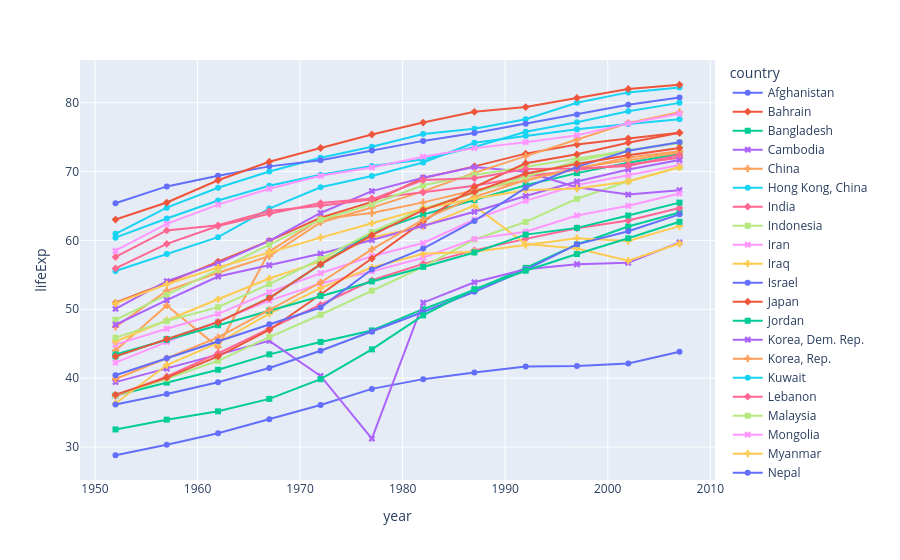

Notebook source saved alongside this figure:
### Markdown cell above
That dictionary is the whole interface. The plugin does not draw anything and
does not touch the browser — it returns data, and the frontend renders it.

Which means the contract is checkable without a server. Round-trip the payload
back into a figure: if it draws, a real dashboard would draw the same thing.

### Code cell
go.Figure(payload)

### Figure 1 — Plotly figure (JSON) as saved in the notebook; plotly's stock layout.template omitted (floating-point values rounded to 4 significant figures)
{"data": [{"hovertemplate": "country=Afghanistan<br>year=%{x}<br>lifeExp=%{y}<extra></extra>", "legendgroup": "Afghanistan", "line": {"color": "#636efa", "dash": "solid"}, "marker": {"symbol": "circle"}, "mode": "lines+markers", "name": "Afghanistan", "orientation": "v", "showlegend": true, "type": "scatter", "x": [1952, 1957, 1962, 1967, 1972, 1977, 1982, 1987, 1992, 1997, 2002, 2007], "xaxis": "x", "y": [28.8, 30.33, 32.0, 34.02, 36.09, 38.44, 39.85, 40.82, 41.67, 41.76, 42.13, 43.83], "yaxis": "y"}, {"hovertemplate": "country=Bahrain<br>year=%{x}<br>lifeExp=%{y}<extra></extra>", "legendgroup": "Bahrain", "line": {"color": "#EF553B", "dash": "solid"}, "marker": {"symbol": "diamond"}, "mode": "lines+markers", "name": "Bahrain", "orientation": "v", "showlegend": true, "type": "scatter", "x": [1952, 1957, 1962, 1967, 1972, 1977, 1982, 1987, 1992, 1997, 2002, 2007], "xaxis": "x", "y": [50.94, 53.83, 56.92, 59.92, 63.3, 65.59, 69.05, 70.75, 72.6, 73.92, 74.8, 75.64], "yaxis": "y"}, {"hovertemplate": "country=Bangladesh<br>year=%{x}<br>lifeExp=%{y}<extra></extra>", "legendgroup": "Bangladesh", "line": {"color": "#00cc96", "dash": "solid"}, "marker": {"symbol": "square"}, "mode": "lines+markers", "name": "Bangladesh", "orientation": "v", "showlegend": true, "type": "scatter", "x": [1952, 1957, 1962, 1967, 1972, 1977, 1982, 1987, 1992, 1997, 2002, 2007], "xaxis": "x", "y": [37.48, 39.35, 41.22, 43.45, 45.25, 46.92, 50.01, 52.82, 56.02, 59.41, 62.01, 64.06], "yaxis": "y"}, {"hovertemplate": "country=Cambodia<br>year=%{x}<br>lifeExp=%{y}<extra></extra>", "legendgroup": "Cambodia", "line": {"color": "#ab63fa", "dash": "solid"}, "marker": {"symbol": "x"}, "mode": "lines+markers", "name": "Cambodia", "orientation": "v", "showlegend": true, "type": "scatter", "x": [1952, 1957, 1962, 1967, 1972, 1977, 1982, 1987, 1992, 1997, 2002, 2007], "xaxis": "x", "y": [39.42, 41.37, 43.41, 45.41, 40.32, 31.22, 50.96, 53.91, 55.8, 56.53, 56.75, 59.72], "yaxis": "y"}, {"hovertemplate": "country=China<br>year=%{x}<br>lifeExp=%{y}<extra></extra>", "legendgroup": "China", "line": {"color": "#FFA15A", "dash": "solid"}, "marker": {"symbol": "cross"}, "mode": "lines+markers", "name": "China", "orientation": "v", "showlegend": true, "type": "scatter", "x": [1952, 1957, 1962, 1967, 1972, 1977, 1982, 1987, 1992, 1997, 2002, 2007], "xaxis": "x", "y": [44.0, 50.55, 44.5, 58.38, 63.12, 63.97, 65.53, 67.27, 68.69, 70.43, 72.03, 72.96], "yaxis": "y"}, {"hovertemplate": "country=Hong Kong, China<br>year=%{x}<br>lifeExp=%{y}<extra></extra>", "legendgroup": "Hong Kong, China", "line": {"color": "#19d3f3", "dash": "solid"}, "marker": {"symbol": "circle"}, "mode": "lines+markers", "name": "Hong Kong, China", "orientation": "v", "showlegend": true, "type": "scatter", "x": [1952, 1957, 1962, 1967, 1972, 1977, 1982, 1987, 1992, 1997, 2002, 2007], "xaxis": "x", "y": [60.96, 64.75, 67.65, 70.0, 72.0, 73.6, 75.45, 76.2, 77.6, 80.0, 81.5, 82.21], "yaxis": "y"}, {"hovertemplate": "country=India<br>year=%{x}<br>lifeExp=%{y}<extra></extra>", "legendgroup": "India", "line": {"color": "#FF6692", "dash": "solid"}, "marker": {"symbol": "diamond"}, "mode": "lines+markers", "name": "India", "orientation": "v", "showlegend": true, "type": "scatter", "x": [1952, 1957, 1962, 1967, 1972, 1977, 1982, 1987, 1992, 1997, 2002, 2007], "xaxis": "x", "y": [37.37, 40.25, 43.6, 47.19, 50.65, 54.21, 56.6, 58.55, 60.22, 61.77, 62.88, 64.7], "yaxis": "y"}, {"hovertemplate": "country=Indonesia<br>year=%{x}<br>lifeExp=%{y}<extra></extra>", "legendgroup": "Indonesia", "line": {"color": "#B6E880", "dash": "solid"}, "marker": {"symbol": "square"}, "mode": "lines+markers", "name": "Indonesia", "orientation": "v", "showlegend": true, "type": "scatter", "x": [1952, 1957, 1962, 1967, 1972, 1977, 1982, 1987, 1992, 1997, 2002, 2007], "xaxis": "x", "y": [37.47, 39.92, 42.52, 45.96, 49.2, 52.7, 56.16, 60.14, 62.68, 66.04, 68.59, 70.65], "yaxis": "y"}, {"hovertemplate": "country=Iran<br>year=%{x}<br>lifeExp=%{y}<extra></extra>", "legendgroup": "Iran", "line": {"color": "#FF97FF", "dash": "solid"}, "marker": {"symbol": "x"}, "mode": "lines+markers", "name": "Iran", "orientation": "v", "showlegend": true, "type": "scatter", "x": [1952, 1957, 1962, 1967, 1972, 1977, 1982, 1987, 1992, 1997, 2002, 2007], "xaxis": "x", "y": [44.87, 47.18, 49.33, 52.47, 55.23, 57.7, 59.62, 63.04, 65.74, 68.04, 69.45, 70.96], "yaxis": "y"}, {"hovertemplate": "country=Iraq<br>year=%{x}<br>lifeExp=%{y}<extra></extra>", "legendgroup": "Iraq", "line": {"color": "#FECB52", "dash": "solid"}, "marker": {"symbol": "cross"}, "mode": "lines+markers", "name": "Iraq", "orientation": "v", "showlegend": true, "type": "scatter", "x": [1952, 1957, 1962, 1967, 1972, 1977, 1982, 1987, 1992, 1997, 2002, 2007], "xaxis": "x", "y": [45.32, 48.44, 51.46, 54.46, 56.95, 60.41, 62.04, 65.04, 59.46, 58.81, 57.05, 59.55], "yaxis": "y"}, {"hovertemplate": "country=Israel<br>year=%{x}<br>lifeExp=%{y}<extra></extra>", "legendgroup": "Israel", "line": {"color": "#636efa", "dash": "solid"}, "marker": {"symbol": "circle"}, "mode": "lines+markers", "name": "Israel", "orientation": "v", "showlegend": true, "type": "scatter", "x": [1952, 1957, 1962, 1967, 1972, 1977, 1982, 1987, 1992, 1997, 2002, 2007], "xaxis": "x", "y": [65.39, 67.84, 69.39, 70.75, 71.63, 73.06, 74.45, 75.6, 76.93, 78.27, 79.7, 80.75], "yaxis": "y"}, {"hovertemplate": "country=Japan<br>year=%{x}<br>lifeExp=%{y}<extra></extra>", "legendgroup": "Japan", "line": {"color": "#EF553B", "dash": "solid"}, "marker": {"symbol": "diamond"}, "mode": "lines+markers", "name": "Japan", "orientation": "v", "showlegend": true, "type": "scatter", "x": [1952, 1957, 1962, 1967, 1972, 1977, 1982, 1987, 1992, 1997, 2002, 2007], "xaxis": "x", "y": [63.03, 65.5, 68.73, 71.43, 73.42, 75.38, 77.11, 78.67, 79.36, 80.69, 82.0, 82.6], "yaxis": "y"}, {"hovertemplate": "country=Jordan<br>year=%{x}<br>lifeExp=%{y}<extra></extra>", "legendgroup": "Jordan", "line": {"color": "#00cc96", "dash": "solid"}, "marker": {"symbol": "square"}, "mode": "lines+markers", "name": "Jordan", "orientation": "v", "showlegend": true, "type": "scatter", "x": [1952, 1957, 1962, 1967, 1972, 1977, 1982, 1987, 1992, 1997, 2002, 2007], "xaxis": "x", "y": [43.16, 45.67, 48.13, 51.63, 56.53, 61.13, 63.74, 65.87, 68.02, 69.77, 71.26, 72.53], "yaxis": "y"}, {"hovertemplate": "country=Korea, Dem. Rep.<br>year=%{x}<br>lifeExp=%{y}<extra></extra>", "legendgroup": "Korea, Dem. Rep.", "line": {"color": "#ab63fa", "dash": "solid"}, "marker": {"symbol": "x"}, "mode": "lines+markers", "name": "Korea, Dem. Rep.", "orientation": "v", "showlegend": true, "type": "scatter", "x": [1952, 1957, 1962, 1967, 1972, 1977, 1982, 1987, 1992, 1997, 2002, 2007], "xaxis": "x", "y": [50.06, 54.08, 56.66, 59.94, 63.98, 67.16, 69.1, 70.65, 69.98, 67.73, 66.66, 67.3], "yaxis": "y"}, {"hovertemplate": "country=Korea, Rep.<br>year=%{x}<br>lifeExp=%{y}<extra></extra>", "legendgroup": "Korea, Rep.", "line": {"color": "#FFA15A", "dash": "solid"}, "marker": {"symbol": "cross"}, "mode": "lines+markers", "name": "Korea, Rep.", "orientation": "v", "showlegend": true, "type": "scatter", "x": [1952, 1957, 1962, 1967, 1972, 1977, 1982, 1987, 1992, 1997, 2002, 2007], "xaxis": "x", "y": [47.45, 52.68, 55.29, 57.72, 62.61, 64.77, 67.12, 69.81, 72.24, 74.65, 77.05, 78.62], "yaxis": "y"}, {"hovertemplate": "country=Kuwait<br>year=%{x}<br>lifeExp=%{y}<extra></extra>", "legendgroup": "Kuwait", "line": {"color": "#19d3f3", "dash": "solid"}, "marker": {"symbol": "circle"}, "mode": "lines+markers", "name": "Kuwait", "orientation": "v", "showlegend": true, "type": "scatter", "x": [1952, 1957, 1962, 1967, 1972, 1977, 1982, 1987, 1992, 1997, 2002, 2007], "xaxis": "x", "y": [55.56, 58.03, 60.47, 64.62, 67.71, 69.34, 71.31, 74.17, 75.19, 76.16, 76.9, 77.59], "yaxis": "y"}, {"hovertemplate": "country=Lebanon<br>year=%{x}<br>lifeExp=%{y}<extra></extra>", "legendgroup": "Lebanon", "line": {"color": "#FF6692", "dash": "solid"}, "marker": {"symbol": "diamond"}, "mode": "lines+markers", "name": "Lebanon", "orientation": "v", "showlegend": true, "type": "scatter", "x": [1952, 1957, 1962, 1967, 1972, 1977, 1982, 1987, 1992, 1997, 2002, 2007], "xaxis": "x", "y": [55.93, 59.49, 62.09, 63.87, 65.42, 66.1, 66.98, 67.93, 69.29, 70.27, 71.03, 71.99], "yaxis": "y"}, {"hovertemplate": "country=Malaysia<br>year=%{x}<br>lifeExp=%{y}<extra></extra>", "legendgroup": "Malaysia", "line": {"color": "#B6E880", "dash": "solid"}, "marker": {"symbol": "square"}, "mode": "lines+markers", "name": "Malaysia", "orientation": "v", "showlegend": true, "type": "scatter", "x": [1952, 1957, 1962, 1967, 1972, 1977, 1982, 1987, 1992, 1997, 2002, 2007], "xaxis": "x", "y": [48.46, 52.1, 55.74, 59.37, 63.01, 65.26, 68.0, 69.5, 70.69, 71.94, 73.04, 74.24], "yaxis": "y"}, {"hovertemplate": "country=Mongolia<br>year=%{x}<br>lifeExp=%{y}<extra></extra>", "legendgroup": "Mongolia", "line": {"color": "#FF97FF", "dash": "solid"}, "marker": {"symbol": "x"}, "mode": "lines+markers", "name": "Mongolia", "orientation": "v", "showlegend": true, "type": "scatter", "x": [1952, 1957, 1962, 1967, 1972, 1977, 1982, 1987, 1992, 1997, 2002, 2007], "xaxis": "x", "y": [42.24, 45.25, 48.25, 51.25, 53.75, 55.49, 57.49, 60.22, 61.27, 63.62, 65.03, 66.8], "yaxis": "y"}, {"hovertemplate": "country=Myanmar<br>year=%{x}<br>lifeExp=%{y}<extra></extra>", "legendgroup": "Myanmar", "line": {"color": "#FECB52", "dash": "solid"}, "marker": {"symbol": "cross"}, "mode": "lines+markers", "name": "Myanmar", "orientation": "v", "showlegend": true, "type": "scatter", "x": [1952, 1957, 1962, 1967, 1972, 1977, 1982, 1987, 1992, 1997, 2002, 2007], "xaxis": "x", "y": [36.32, 41.91, 45.11, 49.38, 53.07, 56.06, 58.06, 58.34, 59.32, 60.33, 59.91, 62.07], "yaxis": "y"}, {"hovertemplate": "country=Nepal<br>year=%{x}<br>lifeExp=%{y}<extra></extra>", "legendgroup": "Nepal", "line": {"color": "#636efa", "dash": "solid"}, "marker": {"symbol": "circle"}, "mode": "lines+markers", "name": "Nepal", "orientation": "v", "showlegend": true, "type": "scatter", "x": [1952, 1957, 1962, 1967, 1972, 1977, 1982, 1987, 1992, 1997, 2002, 2007], "xaxis": "x", "y": [36.16, 37.69, 39.39, 41.47, 43.97, 46.75, 49.59, 52.54, 55.73, 59.43, 61.34, 63.78], "yaxis": "y"}, {"hovertemplate": "country=Oman<br>year=%{x}<br>lifeExp=%{y}<extra></extra>", "legendgroup": "Oman", "line": {"color": "#EF553B", "dash": "solid"}, "marker": {"symbol": "diamond"}, "mode": "lines+markers", "name": "Oman", "orientation": "v", "showlegend": true, "type": "scatter", "x": [1952, 1957, 1962, 1967, 1972, 1977, 1982, 1987, 1992, 1997, 2002, 2007], "xaxis": "x", "y": [37.58, 40.08, 43.16, 46.99, 52.14, 57.37, 62.73, 67.73, 71.2, 72.5, 74.19, 75.64], "yaxis": "y"}, {"hovertemplate": "country=Pakistan<br>year=%{x}<br>lifeExp=%{y}<extra></extra>", "legendgroup": "Pakistan", "line": {"color": "#00cc96", "dash": "solid"}, "marker": {"symbol": "square"}, "mode": "lines+markers", "name": "Pakistan", "orientation": "v", "showlegend": true, "type": "scatter", "x": [1952, 1957, 1962, 1967, 1972, 1977, 1982, 1987, 1992, 1997, 2002, 2007], "xaxis": "x", "y": [43.44, 45.56, 47.67, 49.8, 51.93, 54.04, 56.16, 58.24, 60.84, 61.82, 63.61, 65.48], "yaxis": "y"}, {"hovertemplate": "country=Philippines<br>year=%{x}<br>lifeExp=%{y}<extra></extra>", "legendgroup": "Philippines", "line": {"color": "#ab63fa", "dash": "solid"}, "marker": {"symbol": "x"}, "mode": "lines+markers", "name": "Philippines", "orientation": "v", "showlegend": true, "type": "scatter", "x": [1952, 1957, 1962, 1967, 1972, 1977, 1982, 1987, 1992, 1997, 2002, 2007], "xaxis": "x", "y": [47.75, 51.33, 54.76, 56.39, 58.06, 60.06, 62.08, 64.15, 66.46, 68.56, 70.3, 71.69], "yaxis": "y"}, {"hovertemplate": "country=Saudi Arabia<br>year=%{x}<br>lifeExp=%{y}<extra></extra>", "legendgroup": "Saudi Arabia", "line": {"color": "#FFA15A", "dash": "solid"}, "marker": {"symbol": "cross"}, "mode": "lines+markers", "name": "Saudi Arabia", "orientation": "v", "showlegend": true, "type": "scatter", "x": [1952, 1957, 1962, 1967, 1972, 1977, 1982, 1987, 1992, 1997, 2002, 2007], "xaxis": "x", "y": [39.88, 42.87, 45.91, 49.9, 53.89, 58.69, 63.01, 66.3, 68.77, 70.53, 71.63, 72.78], "yaxis": "y"}, {"hovertemplate": "country=Singapore<br>year=%{x}<br>lifeExp=%{y}<extra></extra>", "legendgroup": "Singapore", "line": {"color": "#19d3f3", "dash": "solid"}, "marker": {"symbol": "circle"}, "mode": "lines+markers", "name": "Singapore", "orientation": "v", "showlegend": true, "type": "scatter", "x": [1952, 1957, 1962, 1967, 1972, 1977, 1982, 1987, 1992, 1997, 2002, 2007], "xaxis": "x", "y": [60.4, 63.18, 65.8, 67.95, 69.52, 70.8, 71.76, 73.56, 75.79, 77.16, 78.77, 79.97], "yaxis": "y"}, {"hovertemplate": "country=Sri Lanka<br>year=%{x}<br>lifeExp=%{y}<extra></extra>", "legendgroup": "Sri Lanka", "line": {"color": "#FF6692", "dash": "solid"}, "marker": {"symbol": "diamond"}, "mode": "lines+markers", "name": "Sri Lanka", "orientation": "v", "showlegend": true, "type": "scatter", "x": [1952, 1957, 1962, 1967, 1972, 1977, 1982, 1987, 1992, 1997, 2002, 2007], "xaxis": "x", "y": [57.59, 61.46, 62.19, 64.27, 65.04, 65.95, 68.76, 69.01, 70.38, 70.46, 70.81, 72.4], "yaxis": "y"}, {"hovertemplate": "country=Syria<br>year=%{x}<br>lifeExp=%{y}<extra></extra>", "legendgroup": "Syria", "line": {"color": "#B6E880", "dash": "solid"}, "marker": {"symbol": "square"}, "mode": "lines+markers", "name": "Syria", "orientation": "v", "showlegend": true, "type": "scatter", "x": [1952, 1957, 1962, 1967, 1972, 1977, 1982, 1987, 1992, 1997, 2002, 2007], "xaxis": "x", "y": [45.88, 48.28, 50.3, 53.66, 57.3, 61.2, 64.59, 66.97, 69.25, 71.53, 73.05, 74.14], "yaxis": "y"}, {"hovertemplate": "country=Taiwan<br>year=%{x}<br>lifeExp=%{y}<extra></extra>", "legendgroup": "Taiwan", "line": {"color": "#FF97FF", "dash": "solid"}, "marker": {"symbol": "x"}, "mode": "lines+markers", "name": "Taiwan", "orientation": "v", "showlegend": true, "type": "scatter", "x": [1952, 1957, 1962, 1967, 1972, 1977, 1982, 1987, 1992, 1997, 2002, 2007], "xaxis": "x", "y": [58.5, 62.4, 65.2, 67.5, 69.39, 70.59, 72.16, 73.4, 74.26, 75.25, 76.99, 78.4], "yaxis": "y"}, {"hovertemplate": "country=Thailand<br>year=%{x}<br>lifeExp=%{y}<extra></extra>", "legendgroup": "Thailand", "line": {"color": "#FECB52", "dash": "solid"}, "marker": {"symbol": "cross"}, "mode": "lines+markers", "name": "Thailand", "orientation": "v", "showlegend": true, "type": "scatter", "x": [1952, 1957, 1962, 1967, 1972, 1977, 1982, 1987, 1992, 1997, 2002, 2007], "xaxis": "x", "y": [50.85, 53.63, 56.06, 58.28, 60.41, 62.49, 64.6, 66.08, 67.3, 67.52, 68.56, 70.62], "yaxis": "y"}, {"hovertemplate": "country=Vietnam<br>year=%{x}<br>lifeExp=%{y}<extra></extra>", "legendgroup": "Vietnam", "line": {"color": "#636efa", "dash": "solid"}, "marker": {"symbol": "circle"}, "mode": "lines+markers", "name": "Vietnam", "orientation": "v", "showlegend": true, "type": "scatter", "x": [1952, 1957, 1962, 1967, 1972, 1977, 1982, 1987, 1992, 1997, 2002, 2007], "xaxis": "x", "y": [40.41, 42.89, 45.36, 47.84, 50.25, 55.76, 58.82, 62.82, 67.66, 70.67, 73.02, 74.25], "yaxis": "y"}, {"hovertemplate": "country=West Bank and Gaza<br>year=%{x}<br>lifeExp=%{y}<extra></extra>", "legendgroup": "West Bank and Gaza", "line": {"color": "#EF553B", "dash": "solid"}, "marker": {"symbol": "diamond"}, "mode": "lines+markers", "name": "West Bank and Gaza", "orientation": "v", "showlegend": true, "type": "scatter", "x": [1952, 1957, 1962, 1967, 1972, 1977, 1982, 1987, 1992, 1997, 2002, 2007], "xaxis": "x", "y": [43.16, 45.67, 48.13, 51.63, 56.53, 60.77, 64.41, 67.05, 69.72, 71.1, 72.37, 73.42], "yaxis": "y"}, {"hovertemplate": "country=Yemen, Rep.<br>year=%{x}<br>lifeExp=%{y}<extra></extra>", "legendgroup": "Yemen, Rep.", "line": {"color": "#00cc96", "dash": "solid"}, "marker": {"symbol": "square"}, "mode": "lines+markers", "name": "Yemen, Rep.", "orientation": "v", "showlegend": true, "type": "scatter", "x": [1952, 1957, 1962, 1967, 1972, 1977, 1982, 1987, 1992, 1997, 2002, 2007], "xaxis": "x", "y": [32.55, 33.97, 35.18, 36.98, 39.85, 44.17, 49.11, 52.92, 55.6, 58.02, 60.31, 62.7], "yaxis": "y"}], "layout": {"legend": {"title": {"text": "country"}, "tracegroupgap": 0}, "margin": {"t": 60}, "xaxis": {"anchor": "y", "domain": [0.0, 1.0], "title": {"text": "year"}}, "yaxis": {"anchor": "x", "domain": [0.0, 1.0], "title": {"text": "lifeExp"}}}}
